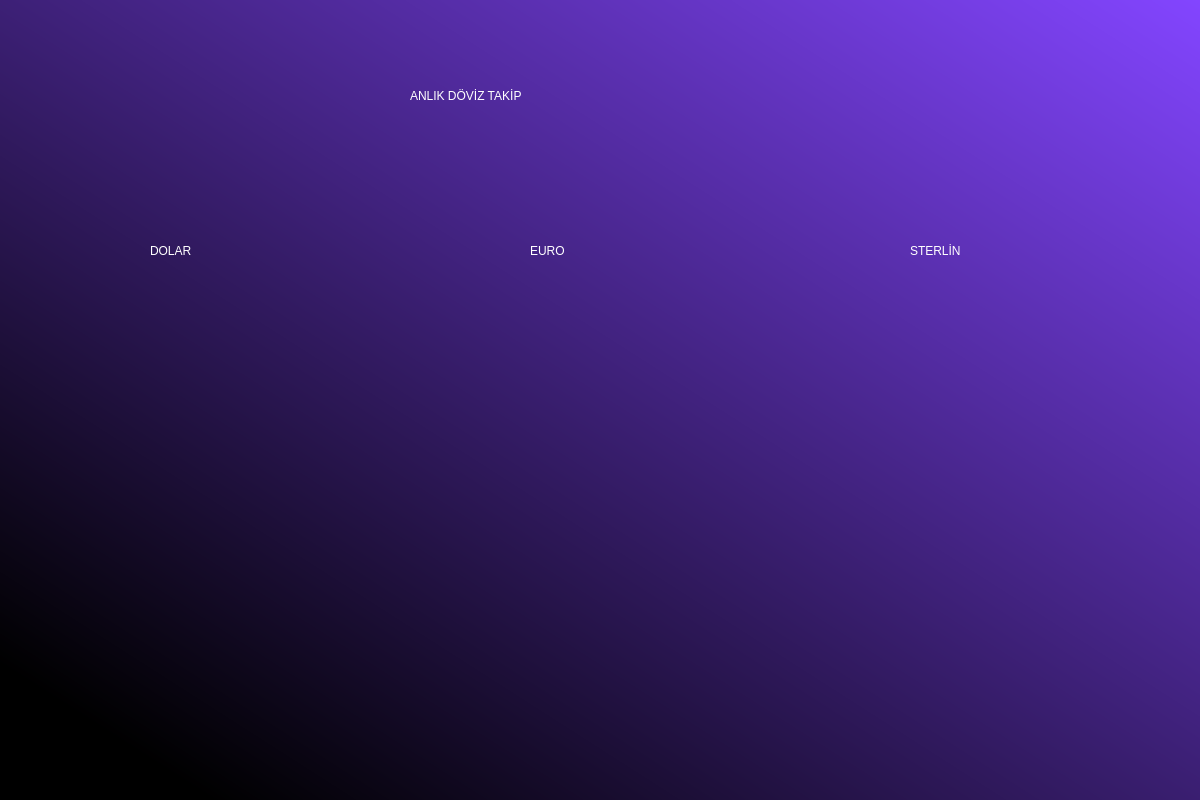
<?xml version="1.0" encoding="UTF-8"?>
<ui version="4.0">
 <class>Dialog</class>
 <widget class="QDialog" name="Dialog">
  <property name="geometry">
   <rect>
    <x>0</x>
    <y>0</y>
    <width>1200</width>
    <height>800</height>
   </rect>
  </property>
  <property name="windowTitle">
   <string>Dialog</string>
  </property>
  <widget class="QWidget" name="widget" native="true">
   <property name="geometry">
    <rect>
     <x>0</x>
     <y>0</y>
     <width>1200</width>
     <height>800</height>
    </rect>
   </property>
   <property name="styleSheet">
    <string notr="true">QWidget#widget{
background-color:qlineargradient(spread:pad, x1:0.105, y1:0.931818, x2:1, y2:0, stop:0 rgba(0, 0, 0, 255), stop:1 rgba(131, 69, 255, 255));
}</string>
   </property>
   <widget class="QLabel" name="label">
    <property name="geometry">
     <rect>
      <x>410</x>
      <y>70</y>
      <width>361</width>
      <height>51</height>
     </rect>
    </property>
    <property name="styleSheet">
     <string notr="true">font: 24pt &quot;MS PGothic&quot;;
color:rgb(255, 255, 255);
</string>
    </property>
    <property name="text">
     <string>ANLIK DÖVİZ TAKİP</string>
    </property>
   </widget>
   <widget class="QLabel" name="label_2">
    <property name="geometry">
     <rect>
      <x>150</x>
      <y>230</y>
      <width>131</width>
      <height>41</height>
     </rect>
    </property>
    <property name="styleSheet">
     <string notr="true">font: 63 18pt &quot;Yu Gothic UI Semibold&quot;;
color:rgb(255, 255, 255)</string>
    </property>
    <property name="text">
     <string>DOLAR</string>
    </property>
   </widget>
   <widget class="QLabel" name="label_3">
    <property name="geometry">
     <rect>
      <x>530</x>
      <y>230</y>
      <width>141</width>
      <height>41</height>
     </rect>
    </property>
    <property name="styleSheet">
     <string notr="true">font: 63 18pt &quot;Yu Gothic UI Semibold&quot;;
color:rgb(255, 255, 255)</string>
    </property>
    <property name="text">
     <string>EURO</string>
    </property>
   </widget>
   <widget class="QLabel" name="label_4">
    <property name="geometry">
     <rect>
      <x>910</x>
      <y>230</y>
      <width>141</width>
      <height>41</height>
     </rect>
    </property>
    <property name="styleSheet">
     <string notr="true">font: 63 18pt &quot;Yu Gothic UI Semibold&quot;;
color:rgb(255, 255, 255)</string>
    </property>
    <property name="text">
     <string>STERLİN</string>
    </property>
   </widget>
   <widget class="QLabel" name="label_5">
    <property name="geometry">
     <rect>
      <x>150</x>
      <y>390</y>
      <width>141</width>
      <height>41</height>
     </rect>
    </property>
    <property name="styleSheet">
     <string notr="true">font: 63 18pt &quot;Yu Gothic UI Semibold&quot;;
color:rgb(255, 255, 255)</string>
    </property>
    <property name="text">
     <string/>
    </property>
   </widget>
   <widget class="QLabel" name="label_6">
    <property name="geometry">
     <rect>
      <x>530</x>
      <y>390</y>
      <width>141</width>
      <height>41</height>
     </rect>
    </property>
    <property name="styleSheet">
     <string notr="true">font: 63 18pt &quot;Yu Gothic UI Semibold&quot;;
color:rgb(255, 255, 255)</string>
    </property>
    <property name="text">
     <string/>
    </property>
   </widget>
   <widget class="QLabel" name="label_7">
    <property name="geometry">
     <rect>
      <x>910</x>
      <y>390</y>
      <width>141</width>
      <height>41</height>
     </rect>
    </property>
    <property name="styleSheet">
     <string notr="true">font: 63 18pt &quot;Yu Gothic UI Semibold&quot;;
color:rgb(255, 255, 255)</string>
    </property>
    <property name="text">
     <string/>
    </property>
   </widget>
  </widget>
 </widget>
 <resources/>
 <connections/>
</ui>
